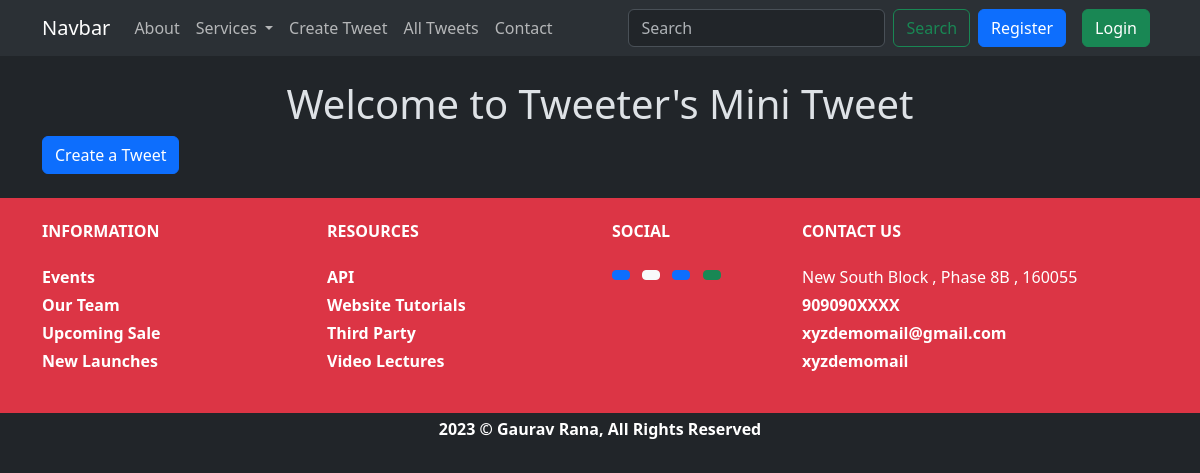
The app's page /tweet/, older data.
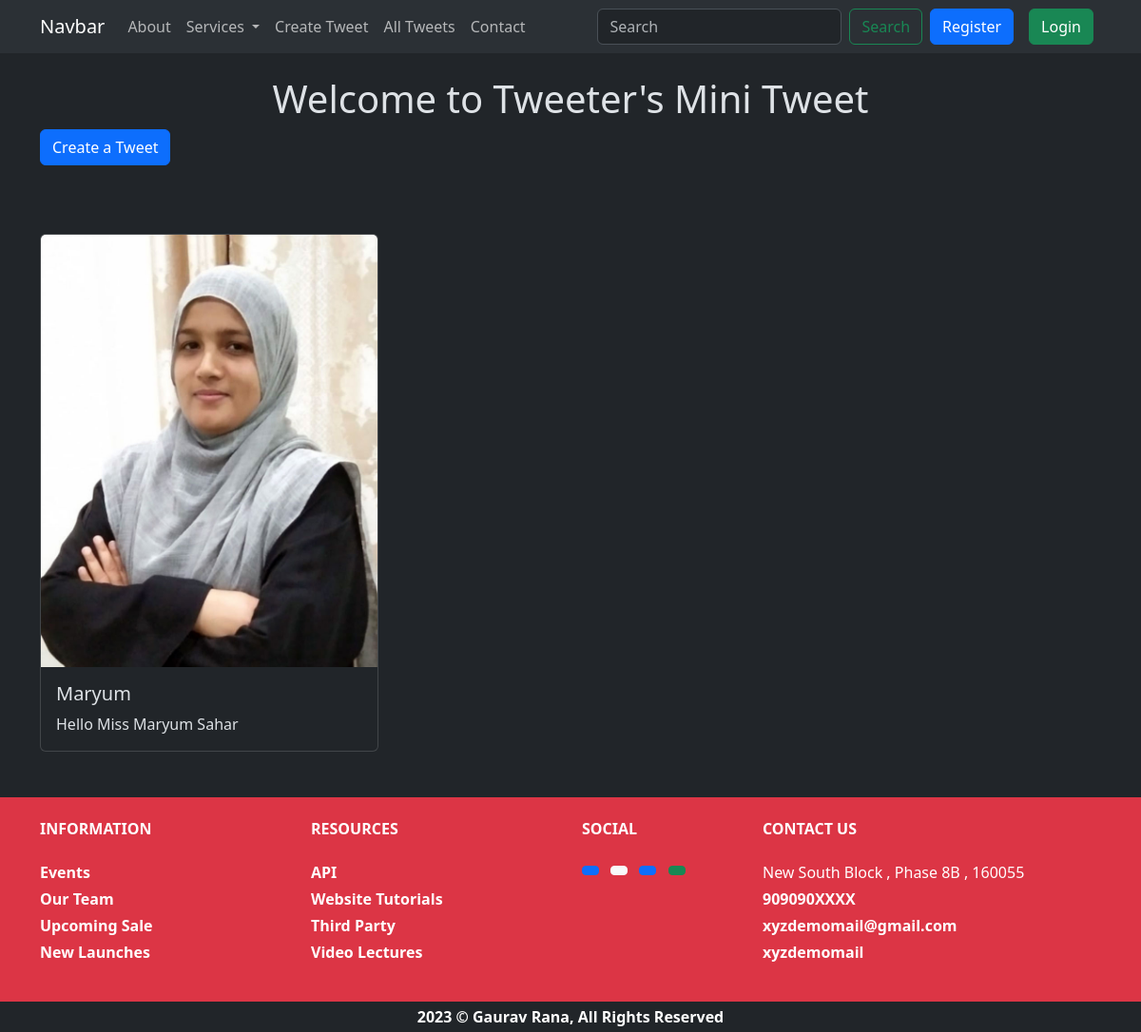
The same page, newer data.
### tweet/models.py (models this page shows, shortened)
class Tweet(models.Model):
    user = models.ForeignKey(User, on_delete=models.CASCADE)
    text = models.TextField(max_length=240)
    image = models.ImageField(upload_to='images/', blank=False, null=False)
    created_at = models.DateTimeField(auto_now_add=True)
    updated_at = models.DateTimeField(auto_now=True)

### tweet/views.py (the view)
# urls.py: path('', views.tweet_list, name='tweet_list'),
def tweet_list(request):
    tweets = Tweet.objects.all().order_by('-created_at')
    return render(request, 'tweet_list.html', {'tweets': tweets})

### tweet/templates/tweet_list.html (shortened to what this page needs)
{% extends "layout.html" %}
{% block content %}
    <h1 class="text-center mt-4">
        Welcome to Tweeter's Mini Tweet
    </h1>
    <div class="container">
        <a href="{% url "tweet_create" %}" class="btn btn-primary mb-4">Create a Tweet</a>
        <div class="row">
            {% for tweet in tweets  %}
            <div class="col-md-4 py-5">
                <div class="card">
                   <img src="{{tweet.image.url}}" class="card-img-top" alt="..." />
                    <div class="card-body">
                        <h5 class="card-title">{{tweet.user.username}}</h5>
                        <p class="card-text">
                        {{tweet.text}}
                        </p>
                    </div>
                </div>
            </div>
        {% endfor %}
        </div>
    </div>
{% endblock  %}

Row changes from the older to the newer data that the page shows:
added Tweet: image (picture), user.username "Maryum", text "Hello Miss Maryum Sahar"
